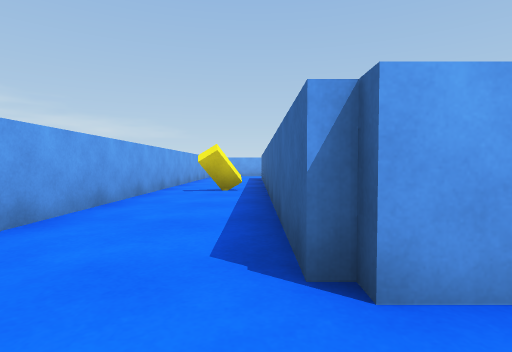
View 1 (above)

18 first-person views from a walk through a Unity game level. The camera is 0.58 m above the floor, tilts 2° down and sees 80° across. The floor is counted in squares, 1 m on a side. Each view is taken from the middle of a square. On the plan, view 1 faces up. The plan holds only what a view shows up to about 9 squares ahead; the rest is blank. The player is left out.

View 2
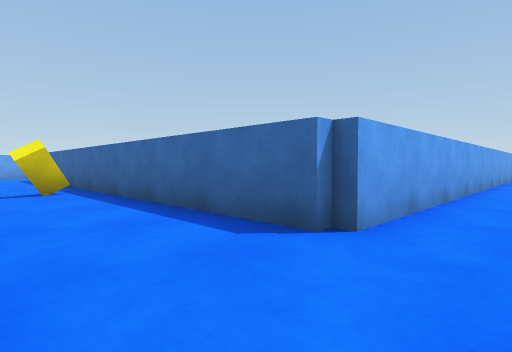

View 3
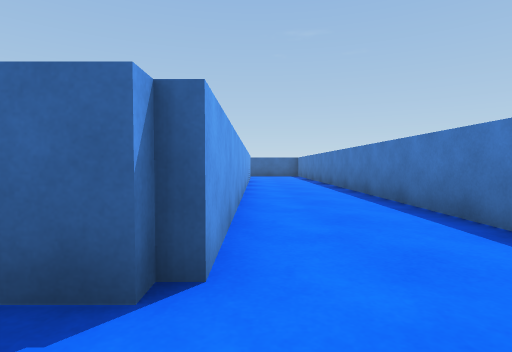

View 4
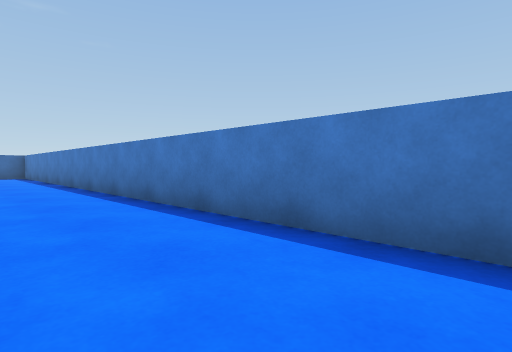

View 5
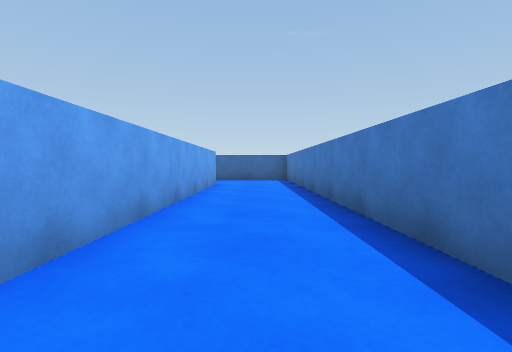

View 6
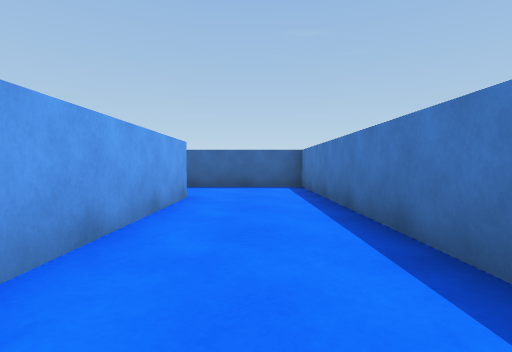

View 7
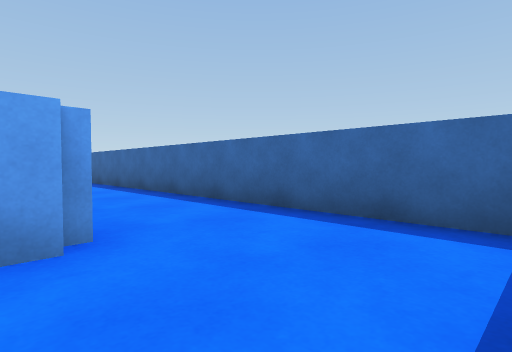

View 8
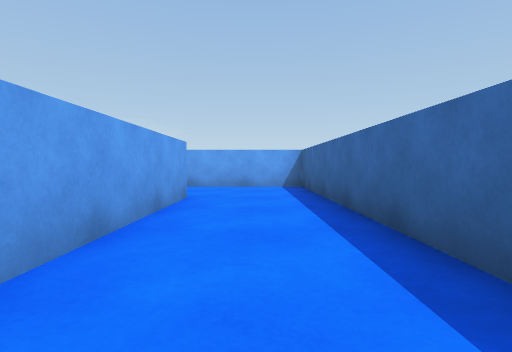

View 9
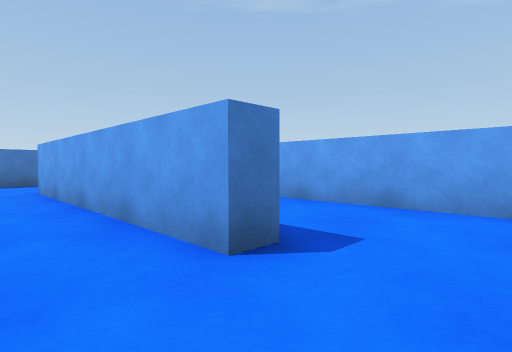

View 10
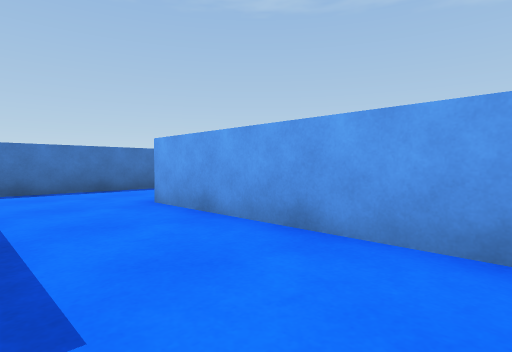

View 11
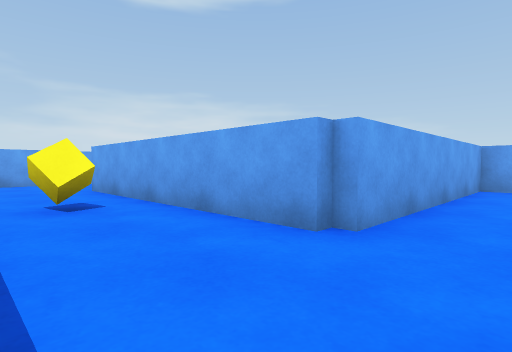

View 12
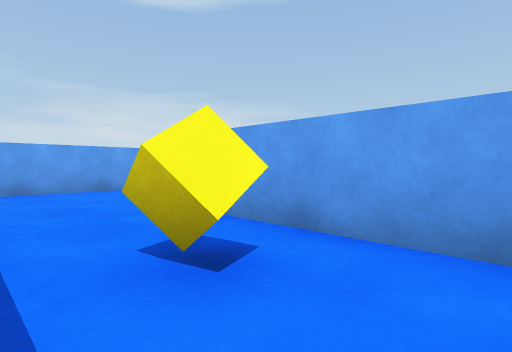

View 13
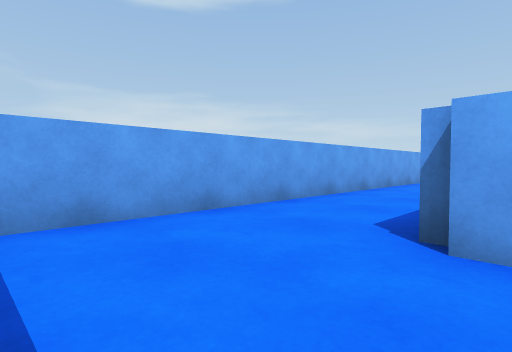

View 14
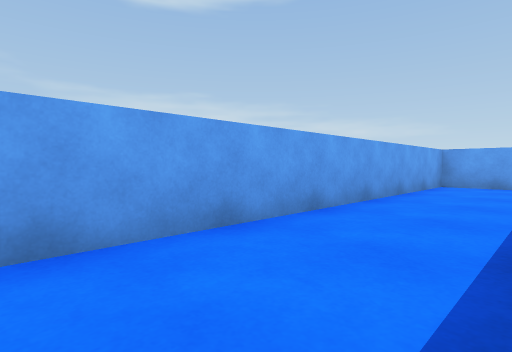

View 15
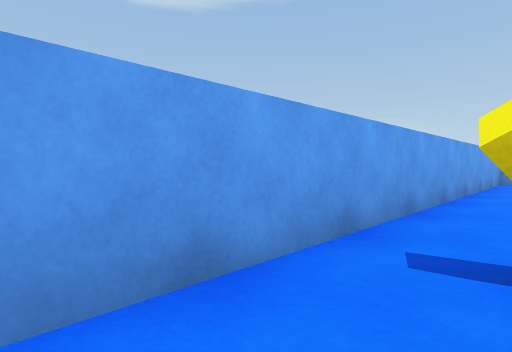

View 16
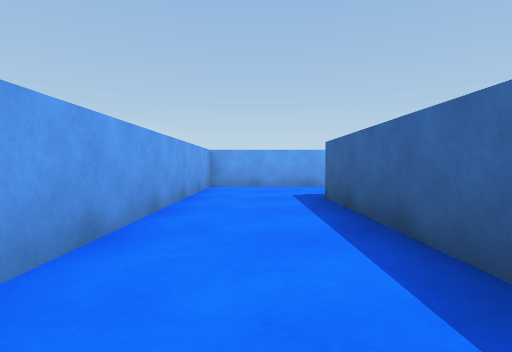

View 17
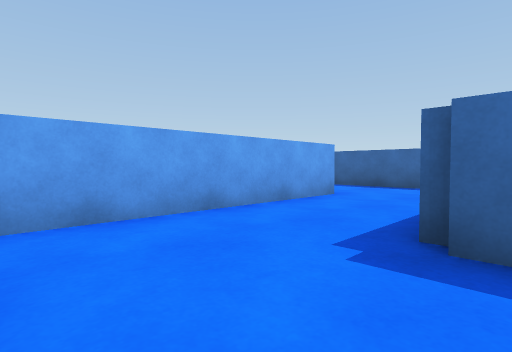

View 18
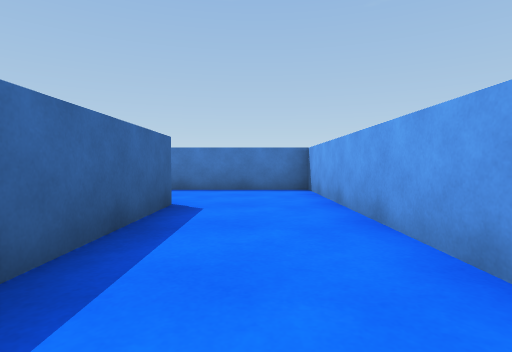

### Floor plan
Points are (right, up) in squares from view 1. A wall is a line through its corners. A room is listed if a view was taken in it or the views show most of it. See-through windows are left out.
Room 1 (views 1, 2, 3, 4, 5, 6, 7, 8, 9, 10, 15, 16, 17, 18)
walls: (12.6, 1.2) (0.3, 1.2) (0.3, 13.5); (12.2, 7.5) (12.8, 7.5) (12.8, 1.5); (3.5, 16.2) (-2.2, 16.2) (-2.2, -1.3) (15.3, -1.3) (15.3, 10.3) (12.1, 10.3)
ways out: opening at (12, 8.5) to room 2; opening at (4.5, 16)
objects: yellow block (-1, 7)
Room 2 (views 11, 12, 13, 14)
walls: (8.2, 1.8) (11.4, 1.8); (10.4, 10.3) (9.7, 10.3) (9.7, 4.3) (3.5, 4.3); (2.2, 13.3) (0.8, 13.3) (0.8, 2.2)
ways out: opening at (12, 8.5) to room 1
objects: yellow cube (6, 3)

Where each view was taken, in squares from view 1:
view 1: 0 up, 0 right, facing up
view 2: 0 up, 2 left, facing up-right
view 3: 1 up, 1 left, facing right
view 4: 1 up, 1 left, facing down-right
view 5: 0 up, 3 right, facing right
view 6: 0 up, 7 right, facing right
view 7: 1 down, 12 right, facing up-right
view 8: 2 up, 14 right, facing up
view 9: 9 up, 14 right, facing down-left
view 10: 9 up, 12 right, facing down-left
view 11: 2 up, 11 right, facing up-left
view 12: 2 up, 8 right, facing up-left
view 13: 2 up, 4 right, facing up-left
view 14: 4 up, 3 right, facing up-left
view 15: 5 up, 1 left, facing up-left
view 16: 8 up, 1 left, facing up
view 17: 13 up, 2 left, facing up-right
view 18: 6 up, 1 left, facing down
